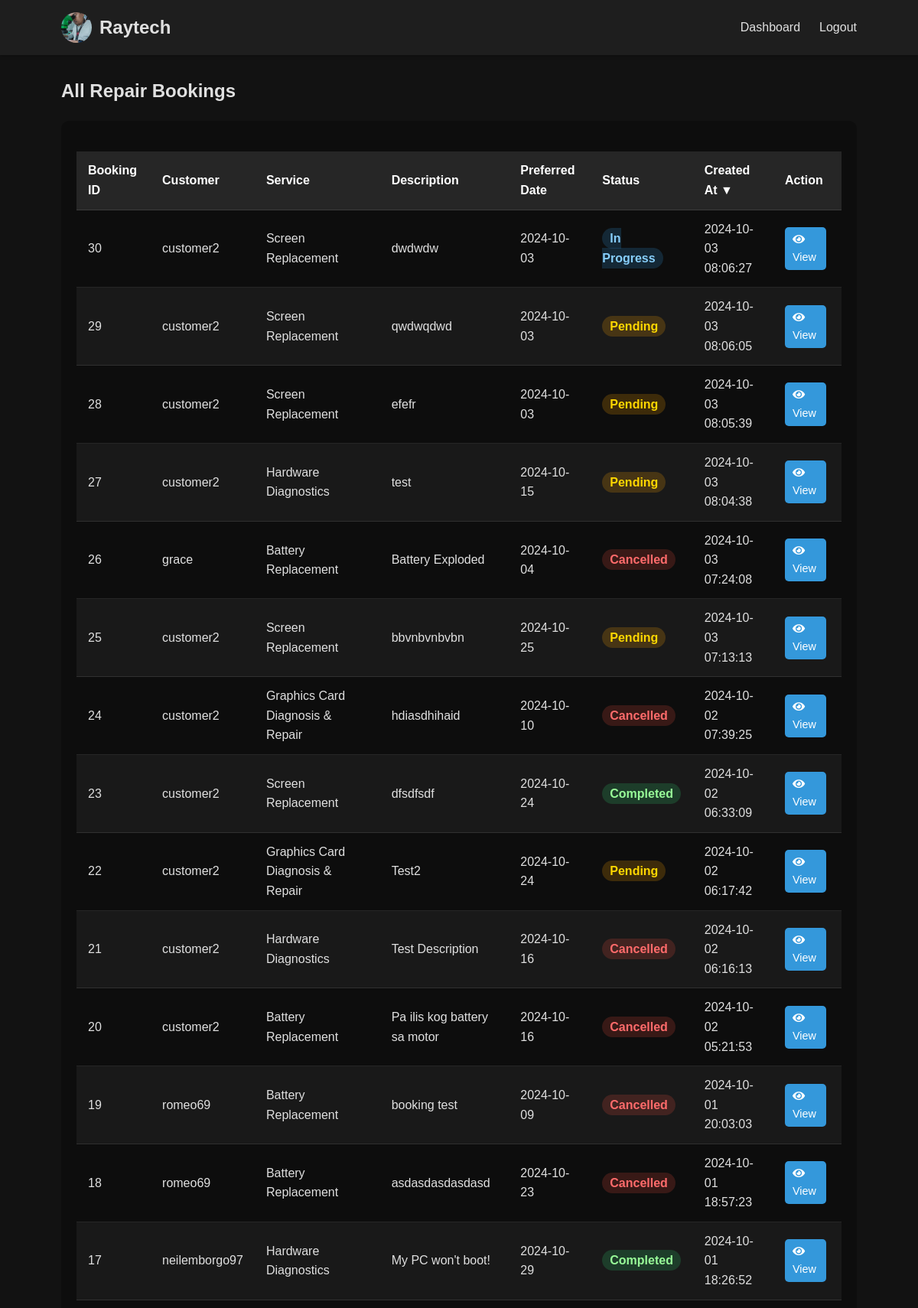
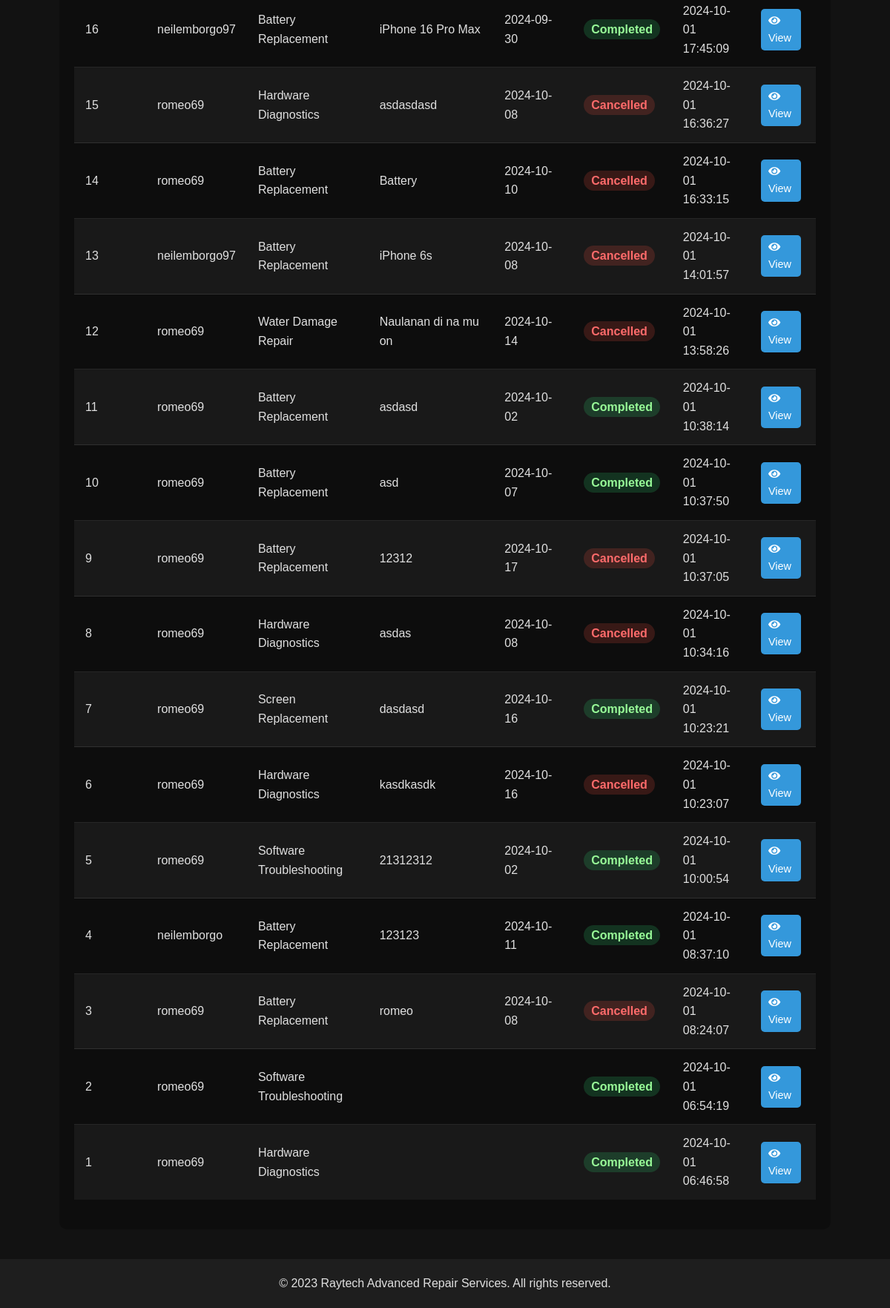
Screenshot of /views/technician_schedule.php (signed in) with the database file from the repository (2 pictures, top to bottom).
### tables this page shows
CREATE TABLE `repair_bookings` (
  `repair_bookings_id` int(11) NOT NULL,
  `user_id` int(11) NOT NULL,
  `service_id` int(11) NOT NULL,
  `service_name` varchar(255) NOT NULL,
  `description` text DEFAULT NULL,
  `preferred_date` date DEFAULT NULL,
  `status` varchar(50) NOT NULL DEFAULT 'Pending',
  `created_at` timestamp NOT NULL DEFAULT current_timestamp(),
  `updated_at` timestamp NOT NULL DEFAULT current_timestamp() ON UPDATE current_timestamp(),
  `completed_date` datetime DEFAULT NULL
);

CREATE TABLE `users` (
  `user_id` int(11) NOT NULL,
  `username` varchar(50) NOT NULL,
  `email` varchar(100) NOT NULL,
  `phone` varchar(20) NOT NULL,
  `password_hash` varchar(255) NOT NULL,
  `created_at` timestamp NOT NULL DEFAULT current_timestamp(),
  `user_role` enum('customer','technician') NOT NULL DEFAULT 'customer'
);

CREATE TABLE `repair_services` (
  `service_id` int(11) NOT NULL,
  `service_name` varchar(255) NOT NULL,
  `price` decimal(10,2) NOT NULL,
  `description` text DEFAULT NULL,
  `estimated_duration` int(11) DEFAULT NULL,
  `created_at` timestamp NOT NULL DEFAULT current_timestamp(),
  `updated_at` timestamp NOT NULL DEFAULT current_timestamp() ON UPDATE current_timestamp()
);

### views/technician_schedule.php (the view, shortened to what this page needs)
<?php
$db = Database::getInstance();
$conn = $db->getConnection();
$sort = isset($_GET['sort']) ? $_GET['sort'] : 'created_at';
$order = isset($_GET['order']) ? $_GET['order'] : 'DESC';
$query = "SELECT rb.*, rs.service_name, u.username as customer_name
          FROM repair_bookings rb
          JOIN repair_services rs ON rb.service_id = rs.service_id
          JOIN users u ON rb.user_id = u.user_id
          ORDER BY ";
if ($sort == 'service_name') {
    $query .= "rs.service_name $order";
} elseif ($sort == 'customer_name') {
    $query .= "u.username $order";
} else {
    $query .= "rb.$sort $order";
}
$result = $conn->query($query);
$bookings = array();
while ($row = $result->fetch_assoc()) {
    $bookings[] = $row;
}
function sortLink($field, $label, $currentSort, $currentOrder)
{
    $newOrder = ($currentSort === $field && $currentOrder === 'ASC') ? 'DESC' : 'ASC';
    $icon = '';
    if ($currentSort === $field) {
        $icon = $currentOrder === 'ASC' ? ' ▲' : ' ▼';
    }
    return "<a href='?sort=$field&order=$newOrder'>$label$icon</a>";
}
?>
<!DOCTYPE html>
<html lang="en">
<head>
    <link rel="stylesheet" href="../assets/css/dashboard.css">
    <link rel="stylesheet" href="https://cdnjs.cloudflare.com/ajax/libs/font-awesome/5.15.3/css/all.min.css">
</head>
<body>
    <header>
        <div class="container">
            <div class="logo">
                <img src="../assets/images/logo.jpg" alt="Raytech Logo">
                <h1>Raytech</h1>
            </div>
            <nav>
                <ul>
                    <li><a href="technician_dashboard.php">Dashboard</a></li>
                    <li><a href="../actions/logout.php">Logout</a></li>
                </ul>
            </nav>
        </div>
    </header>
    <main>
        <div class="container">
            <h2>All Repair Bookings</h2>
            <div class="table-responsive">
                <table>
                    <thead>
                        <tr>
                            <th><?php echo sortLink('repair_bookings_id', 'Booking ID', $sort, $order); ?></th>
                            <th><?php echo sortLink('customer_name', 'Customer', $sort, $order); ?></th>
                            <th><?php echo sortLink('service_name', 'Service', $sort, $order); ?></th>
                            <th>Description</th>
                            <th><?php echo sortLink('preferred_date', 'Preferred Date', $sort, $order); ?></th>
                            <th><?php echo sortLink('status', 'Status', $sort, $order); ?></th>
                            <th><?php echo sortLink('created_at', 'Created At', $sort, $order); ?></th>
                            <th>Action</th>
                        </tr>
                    </thead>
                    <tbody>
                        <?php foreach ($bookings as $booking): ?>
                            <tr>
                                <td><?php echo htmlspecialchars($booking['repair_bookings_id']); ?></td>
                                <td><?php echo htmlspecialchars($booking['customer_name']); ?></td>
                                <td><?php echo htmlspecialchars($booking['service_name']); ?></td>
                                <td><?php echo htmlspecialchars(substr($booking['description'], 0, 30)) . (strlen($booking['description']) > 30 ? '...' : ''); ?>
                                </td>
                                <td><?php echo htmlspecialchars($booking['preferred_date']); ?></td>
                                <td>
                                    <span
                                        class="status status-<?php echo strtolower(str_replace(' ', '-', $booking['status'])); ?>">
                                        <?php echo htmlspecialchars($booking['status']); ?>
                                    </span>
                                </td>
                                <td><?php echo htmlspecialchars($booking['created_at']); ?></td>
                                <td>
                                    <a href="view_booking.php?id=<?php echo $booking['repair_bookings_id']; ?>"
                                        class="btn btn-primary"><i class="fas fa-eye"></i> View</a>
                                </td>
                            </tr>
                        <?php endforeach; ?>
                    </tbody>
                </table>
            </div>
        </div>
    </main>
    <footer>
        <div class="container">
            <p>&copy; 2023 Raytech Advanced Repair Services. All rights reserved.</p>
        </div>
    </footer>
</body>
</html>

### assets/css/dashboard.css (style rules this page uses)
* { box-sizing: border-box; margin: 0; padding: 0; }
body { font-family: Arial, sans-serif; background: #121212; color: #e0e0e0; line-height: 1.6; min-height: 100vh; display: flex; flex-direction: column; }
.container { width: 90%; max-width: 1200px; margin: 0 auto; padding: 0 20px; }
header { background-color: #1e1e1e; padding: 1rem 0; position: fixed; width: 100%; top: 0; z-index: 1000; box-shadow: 0 2px 4px rgba(0,0,0,0.2); }
header .container { display: flex; justify-content: space-between; align-items: center; }
.logo { display: flex; align-items: center; margin-right: 20px; }
.logo img { width: 40px; height: 40px; margin-right: 10px; border-radius: 50%; }
.logo h1 { font-size: 24px; color: #e0e0e0; margin: 0; line-height: 40px; }
nav ul { list-style: none; display: flex; align-items: center; }
nav ul li { margin-left: 25px; }
nav ul li a { text-decoration: none; color: #e0e0e0; font-size: 16px; }
main { margin-top: 120px; padding: 20px 0; }
main { flex-grow: 1; margin-top: 80px; padding: 20px 0; }
h1, h2 { color: #e0e0e0; margin-bottom: 20px; }
h1 { font-size: 32px; }
h2 { font-size: 24px; }
.table-responsive { overflow-x: auto; }
table { width: 100%; border-collapse: collapse; margin-top: 20px; }
th, td { padding: 12px; text-align: left; border-bottom: 1px solid #333; }
th { background-color: #2c2c2c; font-weight: bold; }
.btn { display: inline-block; padding: 10px 20px; border: none; border-radius: 5px; cursor: pointer; text-decoration: none; font-size: 16px; transition: background-color 0.3s; }
.btn-primary { background-color: #3498db; color: #ffffff; }
footer { background: #1e1e1e; padding: 20px 0; text-align: center; margin-top: auto; }
.btn { padding: 5px 10px; font-size: 14px; margin-right: 5px; }
.btn { padding: 5px 10px; font-size: 14px; border: none; border-radius: 3px; cursor: pointer; transition: background-color 0.3s; }
.btn-primary { background-color: #3498db; color: white; }

### views/technician_schedule.php (style rules this page uses)
.table-responsive { overflow-x: auto; background-color: rgba(0, 0, 0, 0.3); border-radius: 10px; padding: 20px; margin-bottom: 20px; }
table { width: 100%; border-collapse: separate; border-spacing: 0; color: #e0e0e0; margin-bottom: 20px; }
th, td { padding: 12px 15px; text-align: left; border-bottom: 1px solid rgba(255, 255, 255, 0.1); }
th { background-color: rgba(255, 255, 255, 0.1); font-weight: bold; color: #ffffff; }
th a { color: #ffffff; text-decoration: none; }
tr:last-child td { border-bottom: none; }
tr:nth-child(even) { background-color: rgba(255, 255, 255, 0.05); }
.status { padding: 5px 10px; border-radius: 15px; font-weight: bold; }
.status-pending { background-color: #ffa50033; color: #ffd700; }
.status-in-progress { background-color: #3498db33; color: #87cefa; }
.status-completed { background-color: #2ecc7133; color: #98fb98; }
.status-cancelled { background-color: #e74c3c33; color: #ff6b6b; }
.btn-primary { background-color: #3498db; color: #ffffff; border: none; padding: 5px 10px; border-radius: 5px; text-decoration: none; font-size: 0.9em; }

### rows the page displays
repair_bookings: repair_bookings_id "30", user.username "customer2", service.service_name "Screen Replacement", description "dwdwdw", preferred_date "2024-10-03", status "In Progress", created_at "2024-10-03 08:06:27"
repair_bookings: repair_bookings_id "29", user.username "customer2", service.service_name "Screen Replacement", description "qwdwqdwd", preferred_date "2024-10-03", status "Pending", created_at "2024-10-03 08:06:05"
repair_bookings: repair_bookings_id "28", user.username "customer2", service.service_name "Screen Replacement", description "efefr", preferred_date "2024-10-03", status "Pending", created_at "2024-10-03 08:05:39"
repair_bookings: repair_bookings_id "27", user.username "customer2", service.service_name "Hardware Diagnostics", description "test", preferred_date "2024-10-15", status "Pending", created_at "2024-10-03 08:04:38"
repair_bookings: repair_bookings_id "26", user.username "grace", service.service_name "Battery Replacement", description "Battery Exploded", preferred_date "2024-10-04", status "Cancelled", created_at "2024-10-03 07:24:08"
repair_bookings: repair_bookings_id "25", user.username "customer2", service.service_name "Screen Replacement", description "bbvnbvnbvbn", preferred_date "2024-10-25", status "Pending", created_at "2024-10-03 07:13:13"
repair_bookings: repair_bookings_id "24", user.username "customer2", service.service_name "Graphics Card Diagnosis & Repair", description "hdiasdhihaid", preferred_date "2024-10-10", status "Cancelled", created_at "2024-10-02 07:39:25"
repair_bookings: repair_bookings_id "23", user.username "customer2", service.service_name "Screen Replacement", description "dfsdfsdf", preferred_date "2024-10-24", status "Completed", created_at "2024-10-02 06:33:09"
repair_bookings: repair_bookings_id "22", user.username "customer2", service.service_name "Graphics Card Diagnosis & Repair", description "Test2", preferred_date "2024-10-24", status "Pending", created_at "2024-10-02 06:17:42"
repair_bookings: repair_bookings_id "21", user.username "customer2", service.service_name "Hardware Diagnostics", description "Test Description", preferred_date "2024-10-16", status "Cancelled", created_at "2024-10-02 06:16:13"
repair_bookings: repair_bookings_id "20", user.username "customer2", service.service_name "Battery Replacement", description "Pa ilis kog battery sa motor", preferred_date "2024-10-16", status "Cancelled", created_at "2024-10-02 05:21:53"
repair_bookings: repair_bookings_id "19", user.username "romeo69", service.service_name "Battery Replacement", description "booking test", preferred_date "2024-10-09", status "Cancelled", created_at "2024-10-01 20:03:03"
repair_bookings: repair_bookings_id "18", user.username "romeo69", service.service_name "Battery Replacement", description "asdasdasdasdasd", preferred_date "2024-10-23", status "Cancelled", created_at "2024-10-01 18:57:23"
repair_bookings: repair_bookings_id "17", user.username "neilemborgo97", service.service_name "Hardware Diagnostics", description "My PC won't boot!", preferred_date "2024-10-29", status "Completed", created_at "2024-10-01 18:26:52"
repair_bookings: repair_bookings_id "16", user.username "neilemborgo97", service.service_name "Battery Replacement", description "iPhone 16 Pro Max", preferred_date "2024-09-30", status "Completed", created_at "2024-10-01 17:45:09"
repair_bookings: repair_bookings_id "15", user.username "romeo69", service.service_name "Hardware Diagnostics", description "asdasdasd", preferred_date "2024-10-08", status "Cancelled", created_at "2024-10-01 16:36:27"
repair_bookings: repair_bookings_id "14", user.username "romeo69", service.service_name "Battery Replacement", description "Battery", preferred_date "2024-10-10", status "Cancelled", created_at "2024-10-01 16:33:15"
repair_bookings: repair_bookings_id "13", user.username "neilemborgo97", service.service_name "Battery Replacement", description "iPhone 6s", preferred_date "2024-10-08", status "Cancelled", created_at "2024-10-01 14:01:57"
repair_bookings: repair_bookings_id "12", user.username "romeo69", service.service_name "Water Damage Repair", description "Naulanan di na mu on", preferred_date "2024-10-14", status "Cancelled", created_at "2024-10-01 13:58:26"
repair_bookings: repair_bookings_id "11", user.username "romeo69", service.service_name "Battery Replacement", description "asdasd", preferred_date "2024-10-02", status "Completed", created_at "2024-10-01 10:38:14"
repair_bookings: repair_bookings_id "10", user.username "romeo69", service.service_name "Battery Replacement", description "asd", preferred_date "2024-10-07", status "Completed", created_at "2024-10-01 10:37:50"
repair_bookings: repair_bookings_id "9", user.username "romeo69", service.service_name "Battery Replacement", description "12312", preferred_date "2024-10-17", status "Cancelled", created_at "2024-10-01 10:37:05"
repair_bookings: repair_bookings_id "8", user.username "romeo69", service.service_name "Hardware Diagnostics", description "asdas", preferred_date "2024-10-08", status "Cancelled", created_at "2024-10-01 10:34:16"
repair_bookings: repair_bookings_id "7", user.username "romeo69", service.service_name "Screen Replacement", description "dasdasd", preferred_date "2024-10-16", status "Completed", created_at "2024-10-01 10:23:21"
repair_bookings: repair_bookings_id "6", user.username "romeo69", service.service_name "Hardware Diagnostics", description "kasdkasdk", preferred_date "2024-10-16", status "Cancelled", created_at "2024-10-01 10:23:07"
repair_bookings: repair_bookings_id "5", user.username "romeo69", service.service_name "Software Troubleshooting", description "21312312", preferred_date "2024-10-02", status "Completed", created_at "2024-10-01 10:00:54"
repair_bookings: repair_bookings_id "4", user.username "neilemborgo", service.service_name "Battery Replacement", description "123123", preferred_date "2024-10-11", status "Completed", created_at "2024-10-01 08:37:10"
repair_bookings: repair_bookings_id "3", user.username "romeo69", service.service_name "Battery Replacement", description "romeo", preferred_date "2024-10-08", status "Cancelled", created_at "2024-10-01 08:24:07"
repair_bookings: repair_bookings_id "2", user.username "romeo69", service.service_name "Software Troubleshooting", status "Completed", created_at "2024-10-01 06:54:19"
repair_bookings: repair_bookings_id "1", user.username "romeo69", service.service_name "Hardware Diagnostics", status "Completed", created_at "2024-10-01 06:46:58"

### other values shown
$label "Booking ID Customer Service Preferred Date Status Created At"
$icon "▼"
